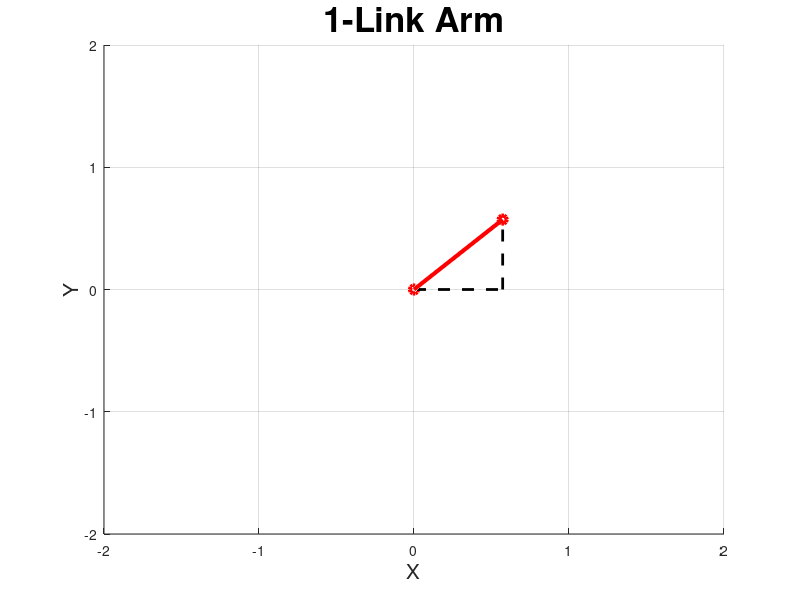

Here is the MATLAB script that generated this plot:
% 3원 그래프에서 링크 1개를 그리는 코드

% Parameters 설정
L1 = 1;     % 링크의 길이
q1 = pi/4;   % xy평면에서의 각도
r1 = pi/5;   % xy평면에서 z축 방향으로의 각도


% 링크 1의 양 끝단 좌표 계산 및 행렬로 묶음
x1 = L1*cos(r1)*cos(q1);   Px1 = [0 x1];      % x좌표
y1 = L1*cos(r1)*sin(q1);   Py1 = [0 y1];      % y좌표
z1 = L1*cos((pi/2)-r1);    Pz1 = [0 z1];      % z좌표




% 시뮬레이션을 할 링크들을 띄울 plot 설정
Fig = figure('Position', [300 300 600 600], 'Color', [1 1 1])
Axis = axes('parent', Fig);
hold on;
grid on;
axis([-2 2 -2 2 -0 2]);
title('1-Link Arm', 'fontsize', 25);   % 제목 설정
xlabel('X', 'fontsize', 15)       % x축 라벨 설정
ylabel('Y', 'fontsize', 15)       % y축 라벨 설정
zlabel('Z', 'fontsize', 15)       % z축 라벨 설정

% 로봇 링크를 그리는 plot을 변수에 초기화
p1 = plot3(Px1,Py1,Pz1, '-or','Linewidth', 3);

% 좌표가 잘 찍혔는지 각 절편에 해당하는 점선을 그림
plot3([0 x1], [0 0], [0 0], '--k', 'Linewidth', 2);         % 원점 -> x축 좌표
plot3([x1 x1], [0 y1], [0 0], '--k', 'Linewidth', 2);       % x축 좌표 -> x, y축 좌표
plot3([x1 x1], [y1 y1], [0 z1], '--k', 'Linewidth', 2);     % x, y축 좌표 -> x, y, z축 좌표

set(p1, 'XData', Px1, 'YData', Py1, 'ZData', Pz1)
drawnow



